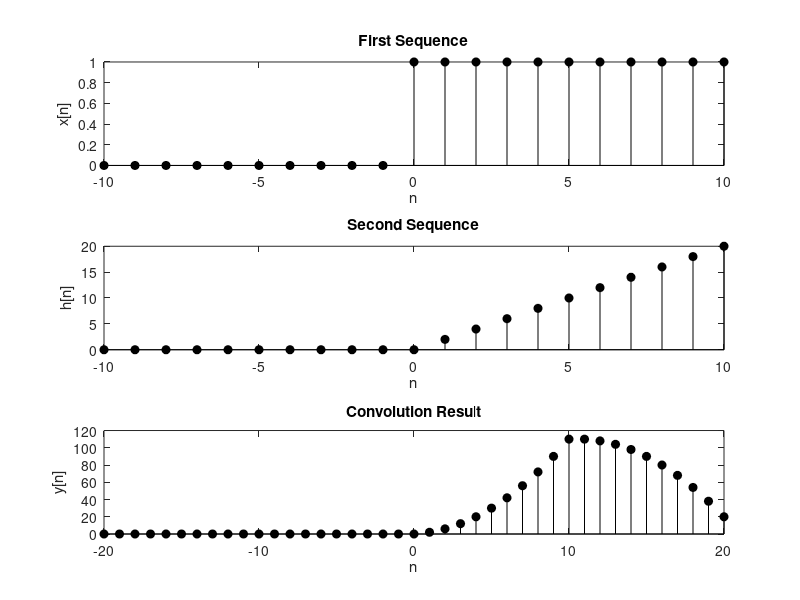

MATLAB code to generate this figure:
%Arjit Lodhi
%2022BTECE002
% Write a MATLAB code to convolute two discrete time sequences. Plot all the sequences and verify the result by analytical calculation.

clc;
clear all;
% Define the time vectors
n = -10:1:10;

% Create the first sequence x[n]
x = zeros(size(n));
x(n >= 0) = 1; % Unit step function

% Create the second sequence h[n]
h = 2 * n .* (n >= 0); % Ramp function

% Compute the convolution using the 'conv' function
y = conv(x, h);

% Plot the sequences
subplot(3,1,1);
stem(n, x, 'k', 'filled');
xlabel('n');
ylabel('x[n]');
title('First Sequence');

subplot(3,1,2);
stem(n, h, 'k', 'filled');
xlabel('n');
ylabel('h[n]');
title('Second Sequence');

% Time indices for the convolution result
ny = n(1) + n(1):n(end) + n(end) ;

subplot(3,1,3);
stem(ny, y, 'k', 'filled');
xlabel('n');
ylabel('y[n]');
title('Convolution Result');

